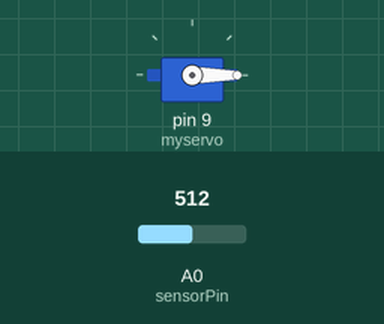
Recording of a sketch running on a simulated Arduino Uno, built with avr-gcc and run on an emulated ATmega328P. Parts: servo. Inputs (shaded band) come from the test bench; at power-on: A0 (sensorPin) = 512.

Above: at 1.2 s.
1.3 s: A0 (sensorPin) set to 900
At 1.7 s:
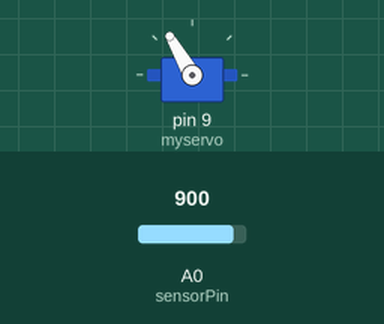
2.8 s: A0 (sensorPin) set to 1023
At 4.0 s:
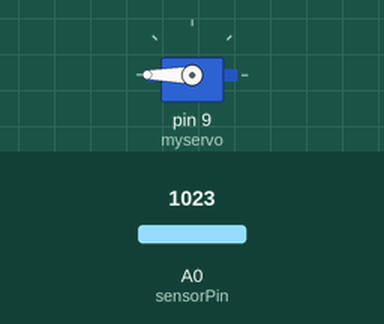
4.3 s: A0 (sensorPin) set to 511
At 5.3 s:
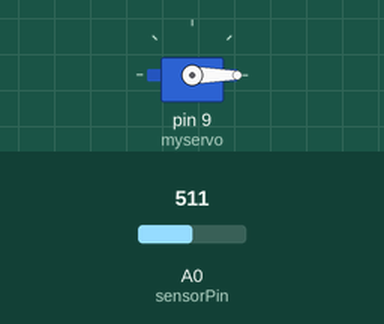
Timing chart, 0 to 7.3 s (numbered marks = the images above; inputs shaded):
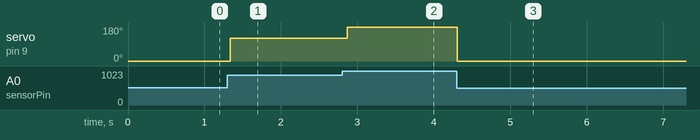

The sketch:

photoled_servo2.ino
```cpp
#include <Servo.h>
int sensorPin = 0;
int sensorValue =0;
int poscons;
Servo myservo;  // create servo object to control a servo
                // a maximum of eight servo objects can be created

int pos=0;    // variable to store the servo position

void setup()
{
  myservo.attach(9);  // attaches the servo on pin 9 to the servo object
}


void loop()
{ /*
  myservo.write(90);
  delay(1000);
  while (1) {

    poscons = map(sensorValue , 0, 1023, 0, 180); // y évolue en sens inverse de x (càd si x = 1, y=50 et inversement)

    if (pos < poscons) {
      myservo.write(pos+1);
      pos = pos+1;


    }
    else {
      if(pos > analogRead(sensorPin)) {
      myservo.write(pos-1);
      pos = pos-1;
      }
      delay(300);
    }
  }
    */

 /*
  sensorValue = analogRead(sensorPin);
  poscons = map(sensorValue , 0, 1023, 0, 180); // y évolue en sens inverse de x (càd si x = 1, y=50 et inversement)
if ( pos =! posfinal)
   myservo.write(0);

    myservo.write(pos);
    delay(1000);
    */


  /*for(pos = 0; pos < 180; pos += 1)  // goes from 0 degrees to 180 degrees
  {                                  // in steps of 1 degree
    myservo.write(pos);              // tell servo to go to position in variable 'pos'
    delay(15);                       // waits 15ms for the servo to reach the position
  }
  for(pos = 180; pos>=1; pos-=1)     // goes from 180 degrees to 0 degrees
  {
    myservo.write(pos);              // tell servo to go to position in variable 'pos'
    delay(15);                       // waits 15ms for the servo to reach the position
  } 1023
  */

  poscons = map(analogRead(sensorPin), 700, 1000, 0, 180);

  myservo.write(poscons);
  delay(30);
   while(1)
  {
    if(map(analogRead(sensorPin), 700, 1000, 0, 180)>poscons-5 && map(analogRead(sensorPin), 700, 1000, 0, 180)<poscons+5)
    {
       delay(100);
  }
  else {
    poscons = map(analogRead(sensorPin), 700, 1000, 0, 180);
  myservo.write(poscons);
  delay(30);
}
  }
}
```

Measured:
- after the input at 1.3 s, servo on pin 9 (myservo): 0° → 120° at once
- after the input at 2.8 s, servo on pin 9 (myservo): 120° → 180° after 0.07 s
- after the input at 4.3 s, servo on pin 9 (myservo): 180° → 0° at once
